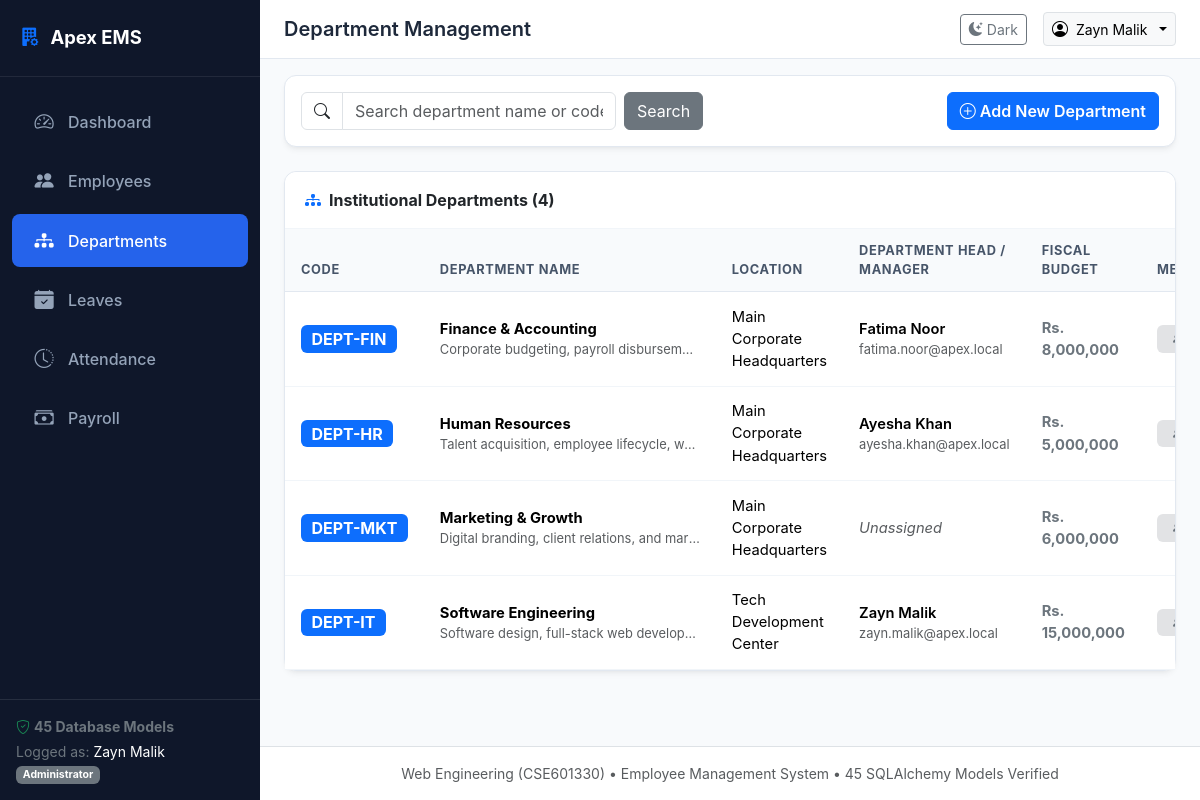
Screenshot of /departments/ (signed in) with the database file from the repository.
### models/department.py (models this page shows, shortened)
class Department(db.Model):
    __tablename__ = 'departments'
    id = db.Column(db.Integer, primary_key=True)
    code = db.Column(db.String(20), unique=True, nullable=False)
    name = db.Column(db.String(100), nullable=False)
    description = db.Column(db.Text, nullable=True)
    manager_id = db.Column(db.Integer, db.ForeignKey('employees.id', use_alter=True, name='fk_department_manager'), nullable=True)
    location_id = db.Column(db.Integer, db.ForeignKey('department_locations.id'), nullable=True)
    budget = db.Column(db.Numeric(12, 2), default=0.00)
    is_active = db.Column(db.Boolean, default=True)
    created_at = db.Column(db.DateTime, default=datetime.utcnow)
    location = db.relationship('DepartmentLocation', back_populates='departments')
    employees = db.relationship('Employee', foreign_keys='Employee.department_id', back_populates='department', lazy=True)
    manager = db.relationship('Employee', foreign_keys=[manager_id], post_update=True)
    budgets = db.relationship('DepartmentBudget', back_populates='department', cascade='all, delete-orphan', lazy=True)
    policies = db.relationship('DepartmentPolicy', back_populates='department', cascade='all, delete-orphan', lazy=True)
    projects = db.relationship('DepartmentProject', back_populates='department', cascade='all, delete-orphan', lazy=True)
    designations = db.relationship('Designation', back_populates='department', cascade='all, delete-orphan', lazy=True)

class DepartmentLocation(db.Model):
    __tablename__ = 'department_locations'
    id = db.Column(db.Integer, primary_key=True)
    name = db.Column(db.String(100), nullable=False)
    building = db.Column(db.String(100), nullable=False)
    floor = db.Column(db.String(20), nullable=True)
    address = db.Column(db.String(255), nullable=False)
    city = db.Column(db.String(100), nullable=False)
    state = db.Column(db.String(100), nullable=False)
    country = db.Column(db.String(100), nullable=False, default='Pakistan')
    postal_code = db.Column(db.String(20), nullable=True)
    departments = db.relationship('Department', back_populates='location', lazy=True)

### models/employee.py (models this page shows, shortened)
class Employee(db.Model):
    __tablename__ = 'employees'
    id = db.Column(db.Integer, primary_key=True)
    employee_code = db.Column(db.String(20), unique=True, nullable=False)
    first_name = db.Column(db.String(60), nullable=False)
    last_name = db.Column(db.String(60), nullable=False)
    email = db.Column(db.String(120), unique=True, nullable=False)
    phone = db.Column(db.String(30), nullable=False)
    date_of_birth = db.Column(db.Date, nullable=False)
    gender = db.Column(db.String(20), nullable=False)  # Male, Female, Other
    hire_date = db.Column(db.Date, nullable=False, default=date.today)
    department_id = db.Column(db.Integer, db.ForeignKey('departments.id'), nullable=True)
    designation_id = db.Column(db.Integer, db.ForeignKey('designations.id'), nullable=True)
    employment_type = db.Column(db.String(30), default='Full-Time')  # Full-Time, Part-Time, Contract, Intern
    status = db.Column(db.String(30), default='Active')  # Active, On Leave, Terminated, Resigned
    created_at = db.Column(db.DateTime, default=datetime.utcnow)
    department = db.relationship('Department', foreign_keys=[department_id], back_populates='employees')
    designation = db.relationship('Designation', back_populates='employees')
    profile = db.relationship('EmployeeProfile', uselist=False, back_populates='employee', cascade='all, delete-orphan')
    emergency_contacts = db.relationship('EmployeeEmergencyContact', back_populates='employee', cascade='all, delete-orphan', lazy=True)
    education = db.relationship('EmployeeEducation', back_populates='employee', cascade='all, delete-orphan', lazy=True)
    experience = db.relationship('EmployeeExperience', back_populates='employee', cascade='all, delete-orphan', lazy=True)
    documents = db.relationship('EmployeeDocument', back_populates='employee', cascade='all, delete-orphan', lazy=True)
    bank_details = db.relationship('EmployeeBankDetail', back_populates='employee', cascade='all, delete-orphan', lazy=True)
    skills = db.relationship('EmployeeSkill', back_populates='employee', cascade='all, delete-orphan', lazy=True)
    notes = db.relationship('EmployeeNote', back_populates='employee', cascade='all, delete-orphan', lazy=True)
    assets = db.relationship('EmployeeAssetAssignment', back_populates='employee', cascade='all, delete-orphan', lazy=True)
    leave_requests = db.relationship('LeaveRequest', back_populates='employee', cascade='all, delete-orphan', lazy=True)
    leave_balances = db.relationship('LeaveBalance', back_populates='employee', cascade='all, delete-orphan', lazy=True)
    attendance_records = db.relationship('AttendanceRecord', back_populates='employee', cascade='all, delete-orphan', lazy=True)
    payroll_records = db.relationship('PayrollRecord', back_populates='employee', cascade='all, delete-orphan', lazy=True)
    salary_assignment = db.relationship('EmployeeSalaryAssignment', uselist=False, back_populates='employee', cascade='all, delete-orphan')
    user = db.relationship('User', uselist=False, back_populates='employee')
    @property
    def full_name(self):
        return f"{self.first_name} {self.last_name}"

### routes/department_routes.py (the view)
@department_bp.route('/', methods=['GET'])
@login_required
def list_departments():
    search = request.args.get('search', '').strip()
    query = Department.query
    if search:
        query = query.filter(
            (Department.name.ilike(f'%{search}%')) |
            (Department.code.ilike(f'%{search}%'))
        )
    departments = query.order_by(Department.name).all()
    return render_template('departments/list.html', departments=departments, search=search)

### templates/departments/list.html (shortened to what this page needs)
{% extends "base.html" %}
{% block page_title %}Department Management{% endblock %}
{% block content %}
<div class="card mb-4">
    <div class="card-body">
        <div class="d-flex flex-wrap justify-content-between align-items-center gap-3">
            <form method="GET" action="{{ url_for('departments.list_departments') }}" class="d-flex align-items-center gap-2">
                <div class="input-group" style="min-width: 280px;">
                    <span class="input-group-text bg-white"><i class="bi bi-search"></i></span>
                    <input type="text" name="search" class="form-control" placeholder="Search department name or code..." value="{{ search }}">
                </div>
                <button type="submit" class="btn btn-secondary">Search</button>
            </form>
            <a href="{{ url_for('departments.add') }}" class="btn btn-primary fw-semibold">
                <i class="bi bi-plus-circle me-1"></i>Add New Department
            </a>
        </div>
    </div>
</div>
<div class="card">
    <div class="card-header d-flex justify-content-between align-items-center">
        <span class="fw-bold"><i class="bi bi-diagram-3-fill text-primary me-2"></i>Institutional Departments ({{ departments|length }})</span>
    </div>
    <div class="table-responsive">
        <table class="table table-hover align-middle mb-0">
            <thead>
                <tr>
                    <th>Code</th>
                    <th>Department Name</th>
                    <th>Location</th>
                    <th>Department Head / Manager</th>
                    <th>Fiscal Budget</th>
                    <th>Members</th>
                </tr>
            </thead>
            <tbody>
                {% for dept in departments %}
                <tr>
                    <td><span class="badge bg-primary fs-6">{{ dept.code }}</span></td>
                    <td>
                        <div class="fw-bold">{{ dept.name }}</div>
                        <div class="small text-muted text-truncate" style="max-width: 260px;">{{ dept.description or 'No description' }}</div>
                    </td>
                    <td>{{ dept.location.name if dept.location else 'Not Specified' }}</td>
                    <td>
                        {% if dept.manager %}
                            <div class="fw-semibold">{{ dept.manager.full_name }}</div>
                            <div class="small text-muted">{{ dept.manager.email }}</div>
                        {% else %}
                            <span class="text-muted fst-italic">Unassigned</span>
                        {% endif %}
                    </td>
                    <td class="fw-bold text-secondary">Rs. {{ "{:,.0f}".format(dept.budget) }}</td>
                    <td>
                        <span class="badge bg-secondary-subtle text-secondary px-3 py-2 fw-semibold">
                            <i class="bi bi-people-fill me-1"></i>{{ dept.employees|length }}
                        </span>
                    </td>
                </tr>
                {% endfor %}
            </tbody>
        </table>
    </div>
</div>
{% endblock %}

### static/css/style.css (style rules this page uses)
:root { --primary-color: #2563eb; --primary-hover: #1d4ed8; --secondary-color: #475569; --success-color: #10b981; --danger-color: #ef4444; --warning-color: #f59e0b; --info-color: #06b6d4; --bg-light: #f8fafc; --sidebar-bg: #0f172a; --sidebar-hover: #1e293b; --sidebar-text: #94a3b8; --sidebar-active-text: #ffffff; --card-shadow: 0 4px 6px -1px rgba(0, 0, 0, 0.05), 0 2px 4px -2px rgba(0, 0, 0, 0.05); }
body { font-family: -apple-system, BlinkMacSystemFont, "Segoe UI", Roboto, "Helvetica Neue", Arial, sans-serif; background-color: var(--bg-light); color: #1e293b; min-height: 100vh; }
.card { border: 1px solid #e2e8f0; border-radius: 0.75rem; box-shadow: var(--card-shadow); transition: transform 0.2s, box-shadow 0.2s; }
.card-header { background-color: #ffffff; border-bottom: 1px solid #f1f5f9; font-weight: 600; padding: 1rem 1.25rem; border-top-left-radius: 0.75rem !important; border-top-right-radius: 0.75rem !important; }
.table thead th { background-color: #f8fafc; color: #475569; font-size: 0.8rem; text-transform: uppercase; letter-spacing: 0.05em; border-bottom: 1px solid #e2e8f0; padding: 0.75rem 1rem; }
.table tbody td { padding: 0.85rem 1rem; vertical-align: middle; border-bottom: 1px solid #f1f5f9; font-size: 0.92rem; }

### rows the page displays
Department: code "DEPT-FIN", name "Finance & Accounting", description "Corporate budgeting, payroll disbursem…", location "Main Corporate Headquarters", manager.full_name "Fatima Noor", manager.email "fatima.noor@apex.local", budget "8,000,000"
Department: code "DEPT-HR", name "Human Resources", description "Talent acquisition, employee lifecycle, w…", location "Main Corporate Headquarters", manager.full_name "Ayesha Khan", manager.email "ayesha.khan@apex.local", budget "5,000,000"
Department: code "DEPT-MKT", name "Marketing & Growth", description "Digital branding, client relations, and mar…", location "Main Corporate Headquarters", shows "Unassigned", budget "6,000,000"
Department: code "DEPT-IT", name "Software Engineering", description "Software design, full-stack web develop…", location "Tech Development Center", manager.full_name "Zayn Malik", manager.email "zayn.malik@apex.local", budget "15,000,000"

### other values shown
{{ current_user_name }} "Zayn Malik"
{{ current_role }} "Administrator"
{{ departments|length }} "4"
